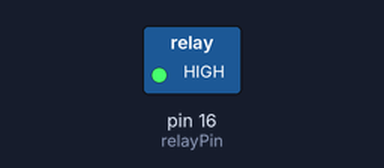
The sketch below on a simulated Arduino Uno, built with avr-gcc and run on an emulated ATmega328P. Parts: switched loads named in the sketch (green lamp = pin HIGH). Dashed ring = blinking.

Above: at 0.5 s.
Timing chart, 0 to 4.6 s (numbered marks = the images above):
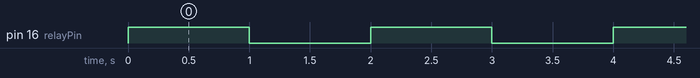

The sketch:

relay.ino
```cpp
const int relayPin = 16;

void setup() {
  pinMode(relayPin, OUTPUT);
}

void loop() {
  // Turn on the relay and the LED
  digitalWrite(relayPin, HIGH);
  delay(1000); // Delay for 1 second

  // Turn off the relay and the LED
  digitalWrite(relayPin, LOW);
  delay(1000); // Delay for 1 second
}
```

Measured:
- by itself, pin 16 (relayPin): alternates HIGH for 1.0 s and LOW for 1.0 s
